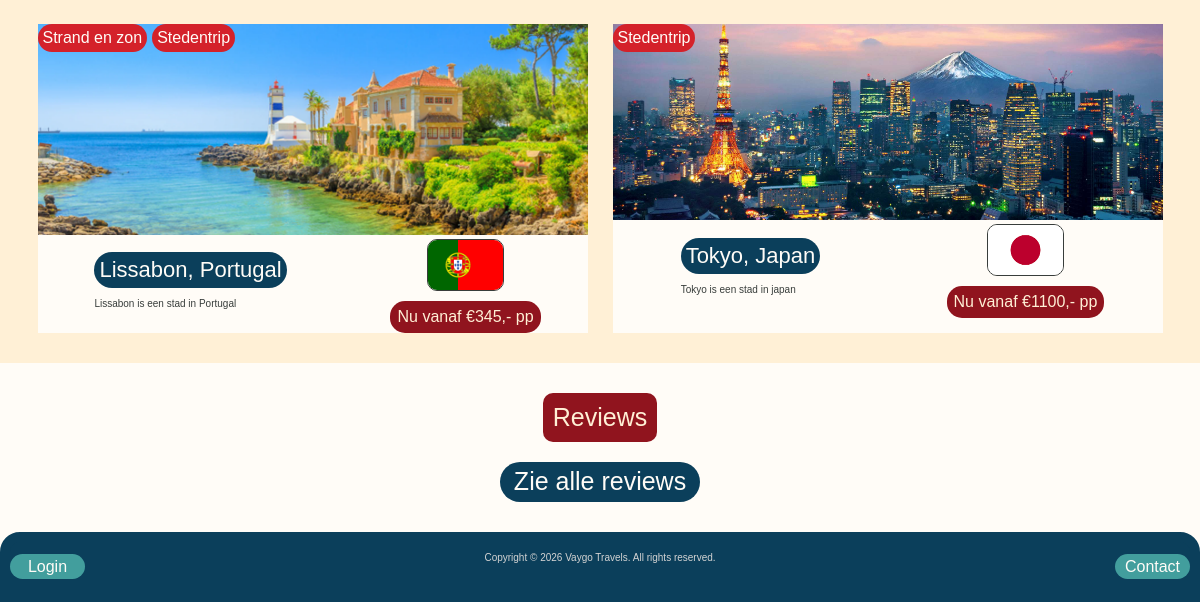
Before: / (lower part) with the older database file.
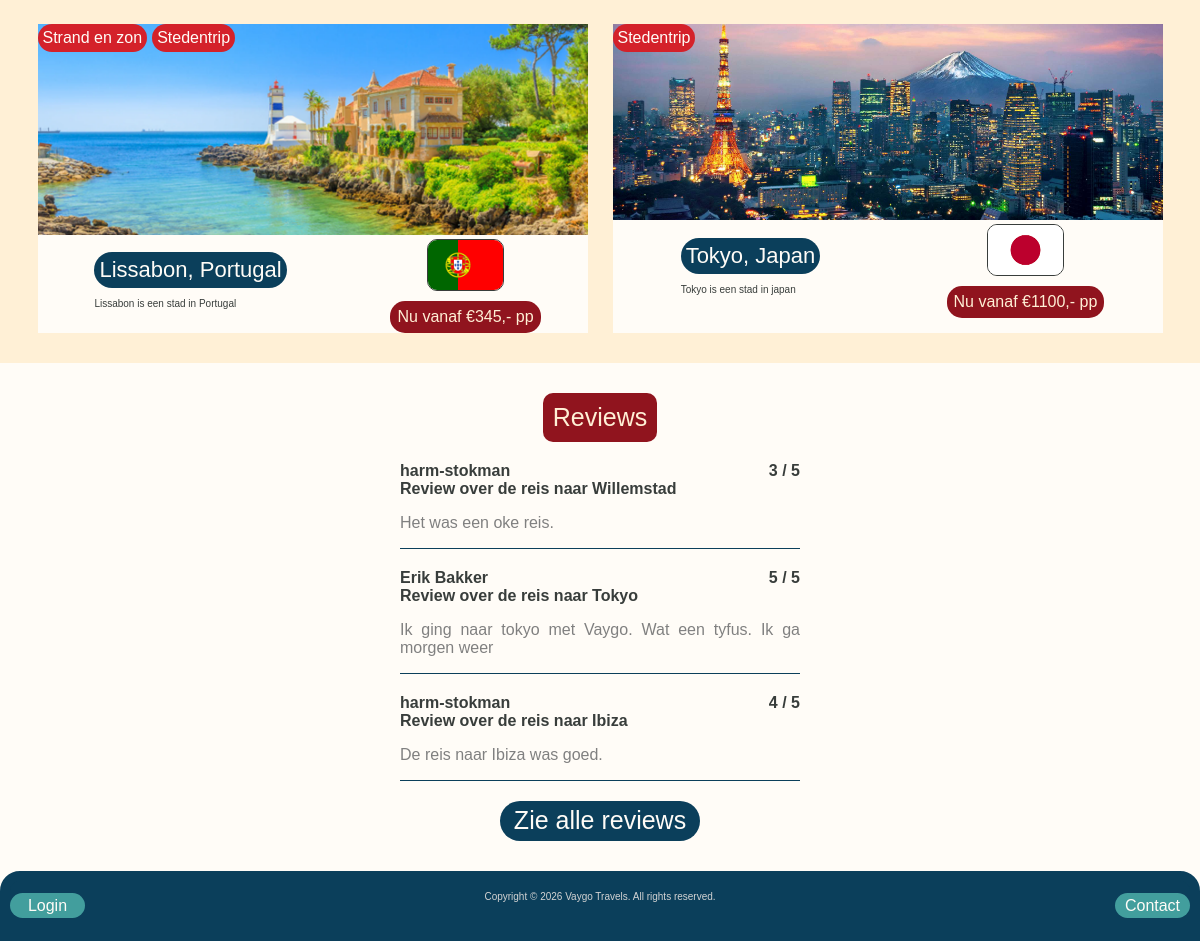
After: the same page with the newer database file.
### tables this page shows
CREATE TABLE `Reizen` (
  `Reis-id` int NOT NULL,
  `Bestemming` varchar(50) NOT NULL,
  `Land` varchar(50) NOT NULL,
  `korte-beschrijving` varchar(250) NOT NULL,
  `Prijs` int NOT NULL,
  `Vlag` varchar(250) NOT NULL,
  `Continent` varchar(50) NOT NULL,
  `Strand-en-zon` tinyint(1) NOT NULL,
  `Stedentrip` tinyint(1) NOT NULL,
  `Wintersport` tinyint(1) NOT NULL,
  `Natuur` tinyint(1) NOT NULL,
  `Cultuur` tinyint(1) NOT NULL,
  `Welkom-bericht` varchar(250) NOT NULL,
  `Historie` varchar(250) NOT NULL,
  `Wat-te-doen` varchar(250) NOT NULL,
  `Achtergrond` varchar(250) NOT NULL,
  `kaart-afbeelding` varchar(50) NOT NULL
);

CREATE TABLE `recensies` (
  `User-id` int NOT NULL,
  `Reis-id` int NOT NULL,
  `Bericht` varchar(250) NOT NULL,
  `Beoordeling` int NOT NULL
);

CREATE TABLE `Gebruikers` (
  `User-id` int NOT NULL,
  `Gebruikersnaam` varchar(50) NOT NULL,
  `Emailadres` varchar(50) NOT NULL,
  `Wachtwoord` varchar(50) NOT NULL
);

### index.php (the view, shortened to what this page needs)
<?php
include_once 'includes/pdo.php';
?>
<!DOCTYPE html>
<html lang="en">
<head>
    <link rel="stylesheet" href="css/style.css">
</head>
<body>
    <main>
        <div class="destinations-index">
            <div class="destinations-flex">
                <?php
                    $sql = "SELECT * FROM Reizen LIMIT 4";
                    $statement = $pdo->prepare($sql);
                    $statement->execute();
                    $reizen = $statement->fetchAll();
                    foreach($reizen as $reis) { ?>
                    <div class="one-destination">
                        <div class="image-label">
                            <div class="label-box">
                                <?php
                                    if ($reis['Strand-en-zon'] == 1) {
                                        echo "<div class='index-label'>Strand en zon</div>";
                                    }
                                    if ($reis['Stedentrip'] == 1) {
                                        echo "<div class='index-label'>Stedentrip</div>";
                                    }
                                ?>
                            </div>
                            <?php echo "<img src='img/" . $reis['kaart-afbeelding'] . "' alt='Bestemming image'>"?>
                        </div>
                        <div class="info-bestemming">
                            <div class="text-info-bestemming">
                                <div class="titel-bestemming"><?php echo $reis['Bestemming'] ?>, <?php echo $reis['Land'] ?></div>
                                <p> <?php echo $reis['korte-beschrijving'] ?> </p>
                            </div>
                            <div class="vlag-prijs">
                                <img src="img/<?php echo $reis['Vlag'] ?>" alt="vlag image">
                                <a href="">Nu vanaf €<?php echo $reis['Prijs'] ?>,- pp</a>
                            </div>
                        </div>
                    </div>
                <?php } ?>
        </div>
        </div>
        <div class="reviews-index">
            <span class="title-block">Reviews</span>
            <?php
            $sqlreview = "SELECT * FROM  recensies LIMIT 3";
            $reviewstatement = $pdo->prepare($sqlreview);
            $reviewstatement->execute();
            $reviews = $reviewstatement->fetchAll();
            foreach ($reviews as $review) { ?>
            <?php
            $sqluserreview = "SELECT * FROM Gebruikers WHERE `User-id` = ?";
            $userreview = $pdo->prepare($sqluserreview);
            $userreview->bindParam(1, $review['User-id']);
            $userreview->execute();
            $userreviewer = $userreview->fetch();
            $sqlreisreview = "SELECT * FROM Reizen WHERE `Reis-id` = ?";
            $reisreview = $pdo->prepare($sqlreisreview);
            $reisreview->bindParam(1, $review['Reis-id']);
            $reisreview->execute();
            $reisreviewer = $reisreview->fetch();
            ?>
                <div class="one-review">
                <div class="review-header">
                    <div class="review-info">
                        <span><?php echo  $userreviewer['Gebruikersnaam'] ?> </span>
                        <span>Review over de reis naar <?php echo $reisreviewer['Bestemming'];?></span>
                    </div>
                    <span><?php echo $review['Beoordeling'] ?> / 5</span>
                </div>
                <p><?php echo $review['Bericht'] ?></p>
            </div>
           <?php } ?>
            <a href="allreviews.php"><button class="action-button">Zie alle reviews</button></a>
        </div>
    </main>
    <footer>
    <?php
    include_once 'includes/footer.php';
    ?>
    </footer>
</body>
</html>

### includes/footer.php
<div class="footer">
    <div class="button">
        <a href="inlog.php">Login</a>
    </div>
    <div class="copyright">
        <p>Copyright &copy; 2026 Vaygo Travels. All rights reserved.</p>
    </div>
    <div class="button">
        <a href="contact.php">Contact</a>
    </div>
</div>

### css/style.css (style rules this page uses)
:root { --background: #FFFCF7; --sand: #FFF0D6; --dark_red: #90141E; --red: #D4212A; --dark_blue: #0B3F5B; --teal: #429E9D; --gunpowder: #383D3B; }
body { background: var(--background); margin: auto; font-family: noto-sans, sans-serif; color: var(--gunpowder); }
body a { text-decoration: none; }
.title-block { background: var(--dark_red); padding: 10px; color: var(--sand); border-radius: 10px; max-width: 250px; font-size: 25px; position: relative; z-index: 2; }
.destinations-flex { display: grid; grid-template-rows: 1fr 1fr; grid-template-columns: 1fr 1fr; gap: 25px; background: var(--sand); margin-bottom: 30px; }
.one-destination { background: var(--background); gap: 10px; }
.image-label img { width: 550px; height: auto; position: relative; z-index: 1; }
.info-bestemming { display: flex; justify-content: space-around; align-items: center; }
.text-info-bestemming { padding: 10px; }
.text-info-bestemming p { color: var(--gunpowder); font-size: 10px; max-width: 300px; }
.titel-bestemming { background: var(--dark_blue); color: var(--background); padding: 5px; border-radius: 25px; font-size: 22px; max-width: 250px; text-align: center; }
.vlag-prijs { display: flex; justify-content: center; align-items: center; flex-direction: column; gap: 10px; }
.vlag-prijs img { width: 75px; height: auto; border: 1px solid var(--gunpowder); border-radius: 10px; }
.vlag-prijs a { background: var(--dark_red); padding: 7px; border-radius: 15px; text-decoration: none; color: var(--sand); max-width: 150px; }
.destinations-index { background: var(--sand); display: flex; justify-content: center; align-items: center; flex-direction: column; gap: 20px; }
.label-box { position: absolute; z-index: 2; display: flex; gap: 5px; }
.index-label { background: var(--red); max-width: 125px; border-radius: 15px; display: flex; justify-content: center; align-items: center; gap: 20px; color: var(--background); padding: 5px; }
.review-header { display: flex; justify-content: space-between; font-weight: bolder; color: var(--gunpowder); }
.reviews-index { margin-top: 30px; display: flex; justify-content: center; align-items: center; flex-direction: column; gap: 20px; }
.one-review { width: 400px; text-align: justify; border-bottom: 1px solid var(--dark_blue); }
.one-review p { color: gray; }
.review-info { display: flex; flex-direction: column; }
.action-button { color: var(--background); background: var(--dark_blue); border: none; min-width: 200px; height: 40px; font-size: 25px; padding: 5px; border-radius: 20px; }
footer { background: var(--dark_blue); border: 10px solid var(--dark_blue); border-radius: 20px 20px 0 0; height: auto; color: var(--background); display: flex; justify-content: center; align-items: center; position: relative; z-index: 2; margin-top: 30px; }
.footer { display: flex; justify-content: space-between; width: 100%; height: 50px; }
footer a { color: var(--background); text-decoration: none; }
.button { display: flex; flex-direction: column; gap: 10px; justify-content: center; align-items: center; }
.button a { background: var(--teal); height: 25px; width: 75px; border-radius: 15px; display: flex; justify-content: center; align-items: center; }
footer p { color: lightgray; font-size: 10px; }

Changed rows visible on the page:
added recensies: gebruikers.Gebruikersnaam "harm-stokman", reizen.Bestemming "Willemstad", Beoordeling "3", Bericht "Het was een oke reis."
added recensies: gebruikers.Gebruikersnaam "Erik Bakker", reizen.Bestemming "Tokyo", Beoordeling "5", Bericht "Ik ging naar tokyo met Vaygo. Wat een tyfus. Ik ga morgen weer"
added recensies: gebruikers.Gebruikersnaam "harm-stokman", reizen.Bestemming "Ibiza", Beoordeling "4", Bericht "De reis naar Ibiza was goed."
